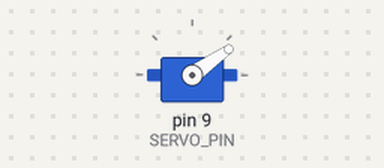
A sketch run on a simulated Arduino Mega 2560, built with avr-gcc and run on an emulated ATmega2560. Parts: servo.

Above: at 0.1 s.
At 0.7 s:
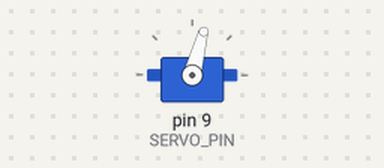
At 1.9 s:
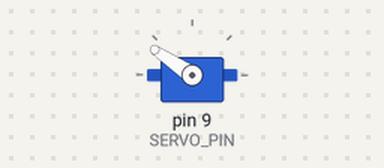
At 3.7 s:
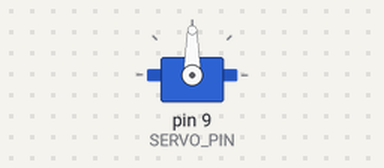
Timing chart, 0 to 5.2 s (numbered marks = the images above):
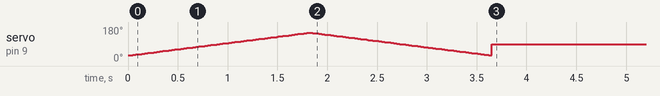

The sketch:

servo_90deg.ino
```cpp
// servo_90deg.ino ; set servo motor at 90deg
// author ; sato.mshr@gmail.com
// Thanks to SMRAZA demo program

#include <Servo.h>
// https://www.arduino.cc/en/Reference/Servo
// On boards other than the Mega, use of the library disables
// analogWrite() (PWM) functionality on pins 9 and 10,
// whether or not there is a Servo on those pins.

#define SERVO_PIN 9
#define DEG 90
Servo myservo;
int pos;

void setup()
{
  myservo.attach(SERVO_PIN);

  for (pos = 30; pos <= 150; pos += 1) { // goes from 30 degrees to 150 degrees
    // in steps of 1 degree
    myservo.write(pos);              // tell servo to go to position in variable 'pos'
    delay(15);                       // waits 15ms for the servo to reach the position
  }
  for (pos = 150; pos >= 30; pos -= 1) { // goes from 150 degrees to 30 degrees
    myservo.write(pos);              // tell servo to go to position in variable 'pos'
    delay(15);                       // waits 15ms for the servo to reach the position
  }

  myservo.write(DEG);
}

void loop()
{
}
```
